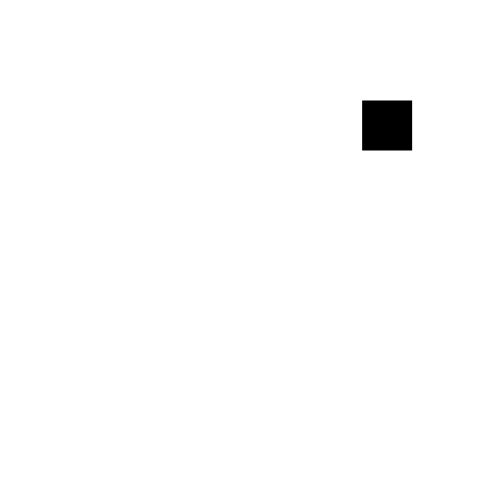
Frame 1 (no input)
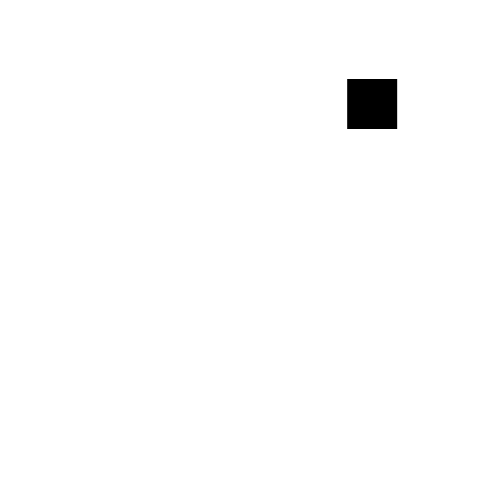
Frame 60 (no input)
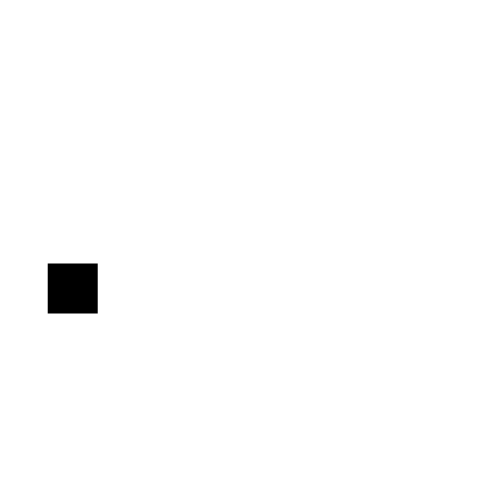
Frame 120 (the mouse pressed at the canvas centre since frame 60)

The p5.js sketch that drew these frames (run headless with seeded random() and noise() and a simulated clock; from frame 60 on, the mouse is pressed at the canvas centre):

// p5.js sketch
// ── sketch.js
let x = 0; 
let y = 0;
let xs = 0;
let ys = 0;
function setup() {
  createCanvas(500, 500);
  x = random(width);
  y = random(height);
  xs = random(-10, 10);
  ys = random(-10, 10);
  noStroke();
}

function draw() {
  background(255);
  fill(0);
  moveBall();
  bounceBall();
  drawBall();
}

function randomGrayBall() {
  fill(random(255), random(255), random(255));
}

function moveBall() {
  x += xs;
  y += ys;
}

function bounceBall() {
  if(x < 0 || x  > width){
    xs *= -1;
  }
  if(y < 0 || y > height) {
    ys *= -1;
  }
}

function drawBall() {
    square(x, y, 50);
}
